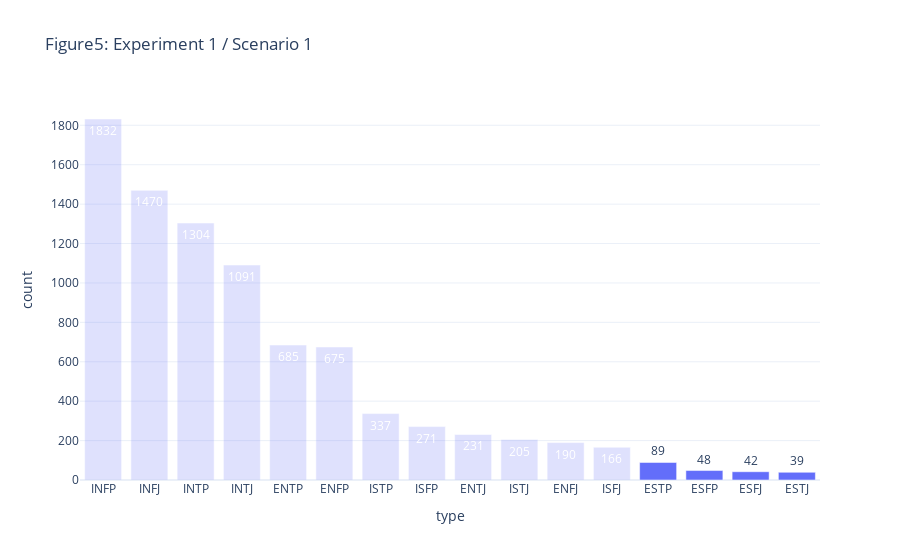

The code cell stored with this chart in its notebook:
### Markdown cell above
## Experiment 1

### Code cell
figs['실험셋업시각화_실험1실험계획'].layout['title']['text']='Figure5: Experiment 1 / Scenario 1 '
figs['실험셋업시각화_실험1실험계획'].show(width=750)

### Figure 1 — Plotly figure (JSON) as saved in the notebook; plotly's stock layout.template omitted (floating-point values rounded to 4 significant figures)
{"data": [{"alignmentgroup": "True", "hovertemplate": "Count<100=False<br>type=%{x}<br>count=%{text}<extra></extra>", "legendgroup": "False", "marker": {"color": "#636efa", "opacity": 0.2, "pattern": {"shape": ""}}, "name": "False", "offsetgroup": "False", "orientation": "v", "showlegend": false, "text": [1832, 1470, 1304, 1091, 685, 675, 337, 271, 231, 205, 190, 166], "textposition": "auto", "type": "bar", "x": ["INFP", "INFJ", "INTP", "INTJ", "ENTP", "ENFP", "ISTP", "ISFP", "ENTJ", "ISTJ", "ENFJ", "ISFJ"], "xaxis": "x", "y": [1832, 1470, 1304, 1091, 685, 675, 337, 271, 231, 205, 190, 166], "yaxis": "y"}, {"alignmentgroup": "True", "hovertemplate": "Count<100=True<br>type=%{x}<br>count=%{text}<extra></extra>", "legendgroup": "True", "marker": {"color": "#636efa", "opacity": 1, "pattern": {"shape": ""}}, "name": "True", "offsetgroup": "True", "orientation": "v", "showlegend": false, "text": [89, 48, 42, 39], "textposition": "auto", "type": "bar", "x": ["ESTP", "ESFP", "ESFJ", "ESTJ"], "xaxis": "x", "y": [89, 48, 42, 39], "yaxis": "y"}], "layout": {"autosize": true, "barmode": "relative", "legend": {"title": {"text": "Count<100"}, "tracegroupgap": 0}, "title": {"text": "Figure5: Experiment 1 / Scenario 1 "}, "xaxis": {"anchor": "y", "autorange": true, "domain": [0, 1], "range": [-0.5, 15.5], "title": {"text": "type"}, "type": "category"}, "yaxis": {"anchor": "x", "autorange": true, "domain": [0, 1], "range": [0, 1928.0], "title": {"text": "count"}, "type": "linear"}}}
